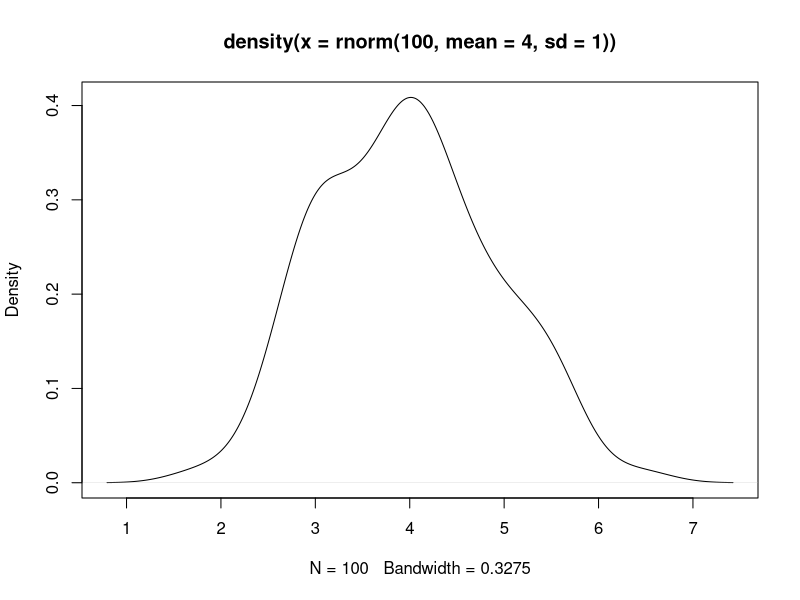

R code for this plot:
## ---- chunk 1
x <- 1:5
y <- c(6,7,8,9,10)
z <- x - y
print(z)
## ---- chunk 2
# Vectorized code performs better!
a <- 1:100000
system.time(mean(a))
total <- 0
system.time(for (i in a) {total <- total + i; total/100000})
## ---- chunk 3
x <- matrix(rnorm(100), nr=20, nc=5)
print(x)
## ---- chunk 4
y <- array(rnorm(64), c(8,4,2))
print(y) # An array is also a vector with subscripts!
## ---- chunk 5
x<-list(1:5, c("a","b","c"), matrix(rnorm(10),nr=5,nc=2))
print(x)
x$mylist <- x
print(x)
## ---- chunk 6
df<-data.frame(num=1:10, 
           char=LETTERS[1:10], 
           logic=sample(c(TRUE,FALSE), 10, replace=TRUE))

df
df$char
df$logic[5:7]
## ---- chunk 7
x <- c(5, 12, 32, 12)
xf <- factor(x)
print(xf)
## ---- chunk 8
str(xf) # Here str stands for structure. This function shows the internal structure of any R object.
unclass(xf)
length(xf)
## ---- chunk 9
x <- c(5, 12, 13, 12)
xff <- factor(x, levels=c(5, 12, 13, 88))
xff
xff[2] <- 88 
xff
xff[2] <- 28 # You cannot sneak in an "illegal" level
## ---- chunk 10
# One way table
a <- factor(c("A","A","B","A","B","B","C","A","C"))
a
a.table <- table(a)
a.table
attributes(a.table)

# Two way table
a <- c("Sometimes","Sometimes","Never","Always","Always","Sometimes","Sometimes","Never")
b <- c("Maybe","Maybe","Yes","Maybe","Maybe","No","Yes","No")
twoway.table <- table(a,b)
twoway.table

# An example
sexsmoke<-matrix(c(70,120,65,140),ncol=2,byrow=TRUE)
rownames(sexsmoke)<-c("male","female")
colnames(sexsmoke)<-c("smoke","nosmoke")
sexsmoke <- as.table(sexsmoke)
sexsmoke
## ---- chunk 11
# Example
if (1 == 0) {
    print(1)
} else {
    print(2)
}
## ---- chunk 12
x <- 1:10
ifelse(x<5|x>8, x, 0)
## ---- chunk 13
AA <- 'foo'
switch(AA,
       foo = {print('AA is foo')},
       bar = {print('AA is bar')},
       {print('Default')}
)
## ---- chunk 14
# Example
mydf <- iris
head(mydf)
myve <- NULL
for (i in 1:nrow(mydf)) {
    myve <- c(myve, mean(as.numeric(mydf[i, 1:3])))
}
myve
## ---- chunk 15
# Example
z <- 0
while (z < 5) {
    z <- z + 2
    print(z)
}
## ---- chunk 16
# Examples
mylist <- as.list(iris[1:3, 1:3])
mylist
lapply(mylist, sum) # Compute sum of each list component and return result as list
sapply(mylist, sum) # Compute sum of each list component and return result as vector
## ---- chunk 17
add <- function(a, b) {
    c <- a + b
    return(c)
}
x <- 5
y <- 7
z <- add(x,y)
z
## ---- chunk 18
library(data.table)
grpsize <- ceiling(1e7/26^2)
DF <- data.frame(
    x=rep(LETTERS, each=26*grpsize),
    y=rep(letters, each=grpsize),
    v=runif(grpsize*26^2),
    stringsAsFactors=FALSE)
system.time(ans1 <- DF[DF$x=="R" & DF$y=="h",])

DT <- as.data.table(DF)
setkey(DT, x, y)
system.time(ans2 <- DT[list("R","h")])
## ---- chunk 19
set.seed(1)
d <- data.frame(year = rep(2000:2005, each=3),
                count = round(runif(runif(18, 0, 20)))
                )

print(d)

library(plyr)
ddply(d, "year", function(x) {
    mean.count <- mean(x$count)
    sd.count <- sd(x$count)
    cv <- sd.count/mean.count
    data.frame(cv.count=cv)
})
## ---- chunk 20
library(dplyr)

# Let's start with a dataset about air quality
head(airquality)

# Filter the records with Temp <= 70
filter(airquality, Temp > 70)

# Select the records with Temp > 80 & Month is after May
filter(airquality, Temp > 80 & Month > 5)
## ---- chunk 21
mutate(airquality, TempInC = (Temp - 32) * 5 / 9)
## ---- chunk 22
summarise(airquality, mean(Temp, na.rm = TRUE))
## ---- chunk 23
summarise(group_by(airquality, Month), mean(Temp, na.rm = TRUE))
## ---- chunk 24
sample_n(airquality, size = 10)
sample_frac(airquality, size = 0.1)
## ---- chunk 25
count(airquality, Month)
## ---- chunk 26
arrange(airquality, desc(Month), Day)
## ---- chunk 27
airquality %>% 
    filter(Temp > 70 & Month != 5) %>% 
    group_by(Month) %>% 
    summarise(mean(Temp, na.rm = TRUE))
## ---- chunk 28
library(tidyr)
head(mtcars)
mtcars$car <- rownames(mtcars)
mtcars <- mtcars[, c(12, 1:11)]
head(mtcars)
mtcarNew <- mtcars %>% gather(attribute, value, -car)
head(mtcarNew)
tail(mtcarNew)
## ---- chunk 29
mtcarSpread <- mtcarNew %>% spread(attribute, value)
head(mtcarSpread)
## ---- chunk 30
set.seed(1)
date <- as.Date('2016-01-01') + 0:14
hour <- sample(1:24, 15)
min <- sample(1:60, 15)
second <- sample(1:60, 15)
event <- sample(letters, 15)
data <- data.frame(date, hour, min, second, event)
data
dataNew <- data %>%
  unite(datehour, date, hour, sep = ' ') %>%
  unite(datetime, datehour, min, second, sep = ':')
dataNew
## ---- chunk 31
data1 <- dataNew %>% 
  separate(datetime, c('date', 'time'), sep = ' ') %>% 
  separate(time, c('hour', 'min', 'second'), sep = ':')
data1
## ---- chunk 32
library(purrr)

mtcars %>%
  split(.$cyl) %>% # from base R
  map(~ lm(mpg ~ wt, data = .)) %>%
  map(summary) %>%
  map_dbl("r.squared")
## ---- chunk 33
library(stringr)

x <- c("why", "video", "cross", "extra", "deal", "authority")
str_length(x) 
str_c(x, collapse = ", ")
str_sub(x, 1, 2)
str_dup(x, 2:7)

str_subset(x, "[aeiou]")
str_count(x, "[aeiou]")

str_detect(x, "[aeiou]")
str_subset(x, "[aeiou]")
str_locate(x, "[aeiou]")
str_extract(x, "[aeiou]")
str_match(x, "(.)[aeiou](.)")
str_replace(x, "[aeiou]", "?")

str_split(c("a,b", "c,d,e"), ",")
## ---- chunk 34
rnorm(100, mean = 4, sd = 1) |>
  density() |>
  plot()
## ---- chunk 35
c("Homo sapiens", "Mus musculus", "Rattus norvegicus") |> {function(i) grepl("homo", i, ignore.case = TRUE)}()
## ---- chunk 36
map(
  letters[2:3],
  \(x){
    pattern <- paste0("^", x)
    grep(pattern, ls("package:datasets"), value = TRUE, ignore.case = TRUE)
  }
)
